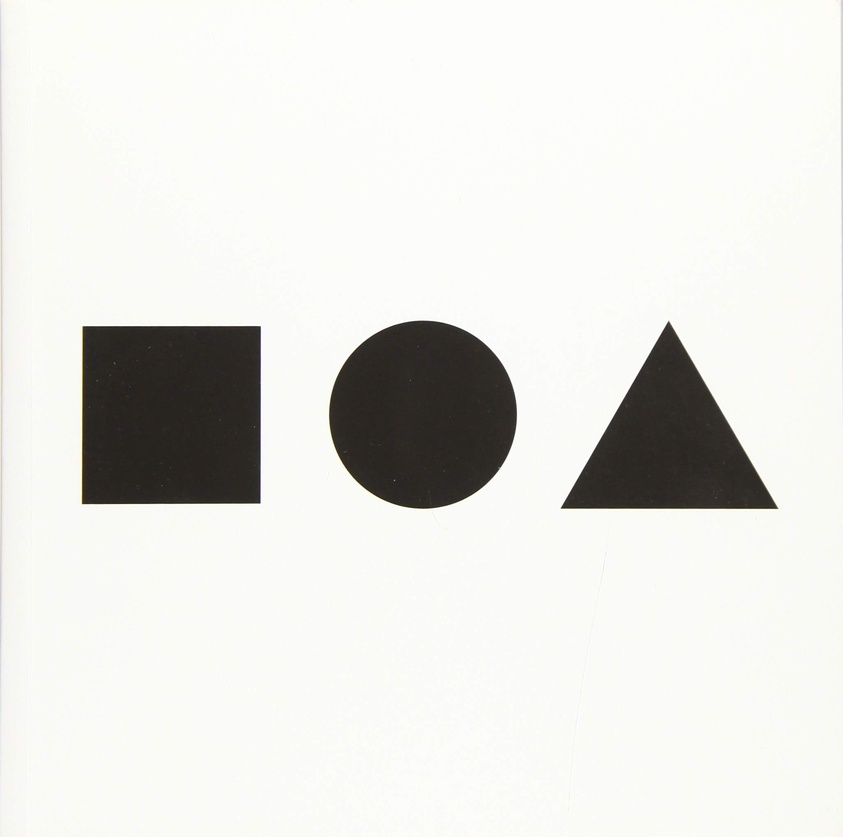
#> input picture day9/img.jpg, 843 x 837 px, shrunk from 2051 x 2035 before the run
$ python learn3.py
#> lines starting #> are read from the running program, lines starting #| are printed output that depends on the picture; after the words box and inside, x2 and y2 are one past the last pixel; in counts of white or black regions, pixels touching at a corner belong together
import numpy as np
import cv2

img = cv2.imread('img.jpg')
#> img is the input picture: shape (837, 843, 3); mean B, G, R 223.6, 227.1, 227.2
grey = cv2.cvtColor(img, cv2.COLOR_BGR2GRAY)
grey = np.float32(grey)

corners = cv2.goodFeaturesToTrack(grey, 300, 0.01, 10)
#> corners = 24 rows, first 8: [562, 507], [259, 502], [668, 322], [259, 327], [777, 508], [82, 503], [83, 327], [394, 480]
corners = np.int0(corners)

number = 0
for i in corners:
    number = number + 1
    x,y = i.ravel()
    cv2.circle(img, (x,y), 1, (0,0,255), -1)
    cv2.putText(img, str(x) + ' '+ str(y),(x,y+10), cv2.FONT_HERSHEY_COMPLEX_SMALL, 0.5,(0,0,255), 1)
    print(x,y)
    print(number)
#> this loop made 24 passes
#> (x, y) on passes 1 to 12: (562, 507), (259, 502), (668, 322), (259, 327), (777, 508), (82, 503), (83, 327), (394, 480), (498, 467), (114, 363), (254, 426), (97, 380)
#> (printed output is left out)
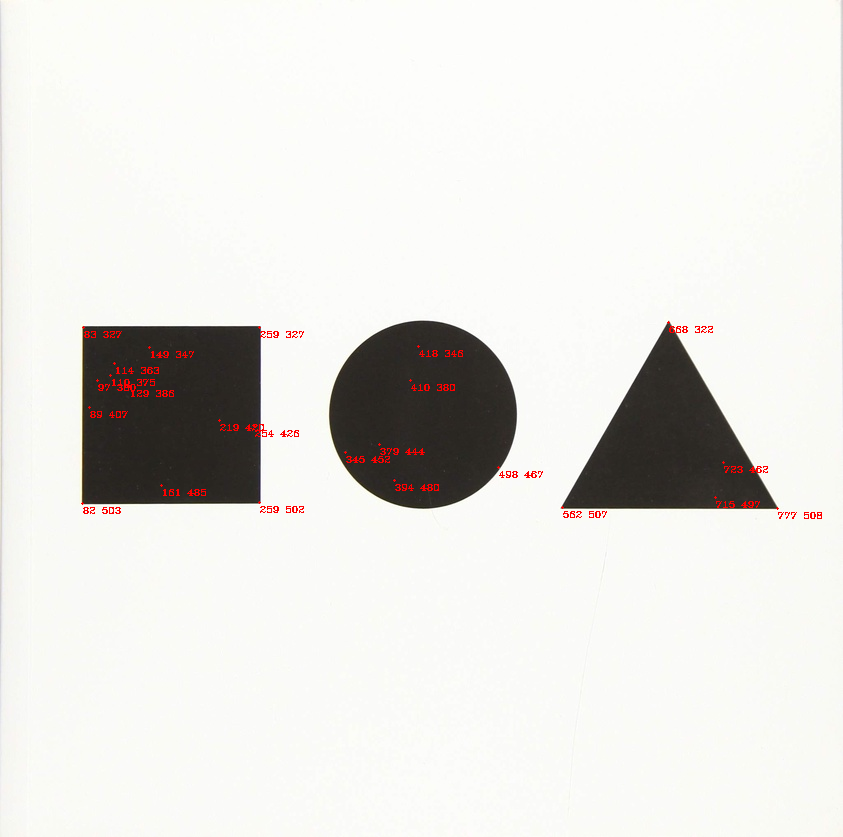
#> img: shape (837, 843, 3); 0.43% of pixels changed, all inside (x1, y1, x2, y2) = (81, 321, 822, 519)
#> after the loop, number = 24
cv2.imshow('corner', img)
cv2.waitKey(0)
cv2.destroyAllWindows()
